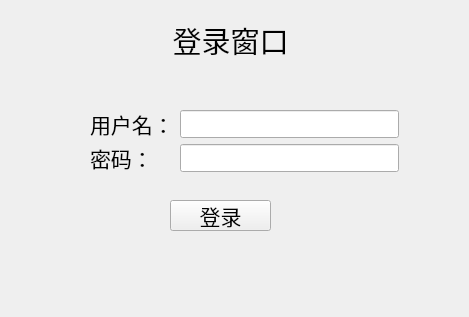
<?xml version="1.0" encoding="UTF-8"?>
<ui version="4.0">
 <class>login</class>
 <widget class="QWidget" name="login">
  <property name="geometry">
   <rect>
    <x>0</x>
    <y>0</y>
    <width>469</width>
    <height>317</height>
   </rect>
  </property>
  <property name="windowTitle">
   <string>login</string>
  </property>
  <widget class="QLabel" name="label_3">
   <property name="geometry">
    <rect>
     <x>140</x>
     <y>10</y>
     <width>181</width>
     <height>61</height>
    </rect>
   </property>
   <property name="font">
    <font>
     <pointsize>22</pointsize>
    </font>
   </property>
   <property name="text">
    <string>登录窗口</string>
   </property>
   <property name="alignment">
    <set>Qt::AlignCenter</set>
   </property>
  </widget>
  <widget class="QPushButton" name="loginButton">
   <property name="geometry">
    <rect>
     <x>170</x>
     <y>200</y>
     <width>101</width>
     <height>31</height>
    </rect>
   </property>
   <property name="font">
    <font>
     <family>宋体</family>
     <pointsize>16</pointsize>
    </font>
   </property>
   <property name="text">
    <string>登录</string>
   </property>
  </widget>
  <widget class="QLabel" name="loginStatusLabel">
   <property name="geometry">
    <rect>
     <x>93</x>
     <y>255</y>
     <width>111</width>
     <height>21</height>
    </rect>
   </property>
   <property name="font">
    <font>
     <family>宋体</family>
     <pointsize>16</pointsize>
    </font>
   </property>
   <property name="text">
    <string/>
   </property>
  </widget>
  <widget class="QWidget" name="layoutWidget">
   <property name="geometry">
    <rect>
     <x>90</x>
     <y>110</y>
     <width>309</width>
     <height>62</height>
    </rect>
   </property>
   <layout class="QGridLayout" name="gridLayout">
    <item row="0" column="0">
     <widget class="QLabel" name="label">
      <property name="font">
       <font>
        <family>宋体</family>
        <pointsize>16</pointsize>
       </font>
      </property>
      <property name="text">
       <string>用户名：</string>
      </property>
     </widget>
    </item>
    <item row="0" column="1">
     <widget class="QLineEdit" name="usernameEdit">
      <property name="font">
       <font>
        <family>宋体</family>
        <pointsize>16</pointsize>
       </font>
      </property>
     </widget>
    </item>
    <item row="1" column="0">
     <widget class="QLabel" name="label_2">
      <property name="font">
       <font>
        <family>宋体</family>
        <pointsize>16</pointsize>
       </font>
      </property>
      <property name="text">
       <string>密码：</string>
      </property>
     </widget>
    </item>
    <item row="1" column="1">
     <widget class="QLineEdit" name="passwordEdit">
      <property name="font">
       <font>
        <family>宋体</family>
        <pointsize>16</pointsize>
       </font>
      </property>
     </widget>
    </item>
   </layout>
  </widget>
 </widget>
 <resources/>
 <connections/>
</ui>
